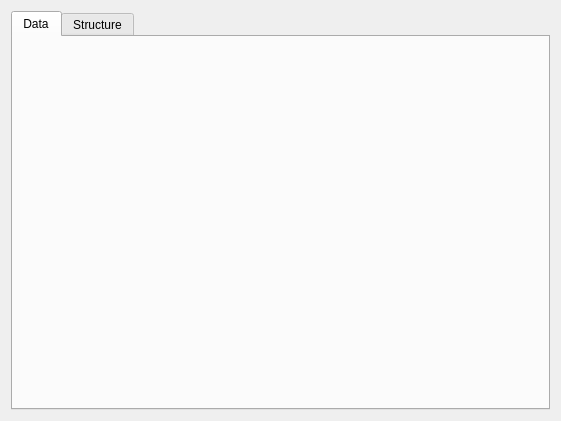
<?xml version="1.0" encoding="UTF-8"?>
<ui version="4.0">
 <class>TableWidgetClass</class>
 <widget class="QWidget" name="TableWidgetClass">
  <property name="geometry">
   <rect>
    <x>0</x>
    <y>0</y>
    <width>561</width>
    <height>421</height>
   </rect>
  </property>
  <layout class="QGridLayout" name="gridLayout_2">
   <item row="0" column="0">
    <widget class="QTabWidget" name="tabWidget">
     <property name="currentIndex">
      <number>0</number>
     </property>
     <widget class="QWidget" name="tab_2">
      <attribute name="title">
       <string>Data</string>
      </attribute>
      <layout class="QGridLayout" name="gridLayout">
       <item row="0" column="0">
        <widget class="ResultView" name="tableView" native="true"/>
       </item>
      </layout>
     </widget>
     <widget class="QWidget" name="tab_4">
      <attribute name="title">
       <string>Structure</string>
      </attribute>
      <layout class="QGridLayout" name="gridLayout_5">
       <property name="margin">
        <number>4</number>
       </property>
       <item row="0" column="0">
        <widget class="QTabWidget" name="structureTabWidget">
         <property name="tabPosition">
          <enum>QTabWidget::South</enum>
         </property>
         <property name="currentIndex">
          <number>0</number>
         </property>
         <widget class="QWidget" name="columnsPage">
          <attribute name="title">
           <string>Columns</string>
          </attribute>
          <layout class="QGridLayout" name="gridLayout_6">
           <item row="0" column="0">
            <widget class="QTreeWidget" name="columnsTree">
             <column>
              <property name="text">
               <string notr="true">Column name</string>
              </property>
             </column>
             <column>
              <property name="text">
               <string>Type</string>
              </property>
             </column>
             <column>
              <property name="text">
               <string>Permits null</string>
              </property>
             </column>
             <column>
              <property name="text">
               <string>Default</string>
              </property>
             </column>
             <column>
              <property name="text">
               <string>Comment</string>
              </property>
             </column>
            </widget>
           </item>
          </layout>
         </widget>
         <widget class="QWidget" name="constraintsPage">
          <attribute name="title">
           <string>Constraints</string>
          </attribute>
          <layout class="QGridLayout" name="gridLayout_7">
           <item row="0" column="0">
            <widget class="QTreeWidget" name="constraintsTree">
             <column>
              <property name="text">
               <string notr="true">Constraint name</string>
              </property>
             </column>
             <column>
              <property name="text">
               <string>Type</string>
              </property>
             </column>
             <column>
              <property name="text">
               <string>Comment</string>
              </property>
             </column>
            </widget>
           </item>
          </layout>
         </widget>
        </widget>
       </item>
      </layout>
     </widget>
    </widget>
   </item>
  </layout>
 </widget>
 <customwidgets>
  <customwidget>
   <class>ResultView</class>
   <extends>QWidget</extends>
   <header>../src/widgets/resultview.h</header>
   <container>1</container>
  </customwidget>
 </customwidgets>
 <resources/>
 <connections/>
</ui>
